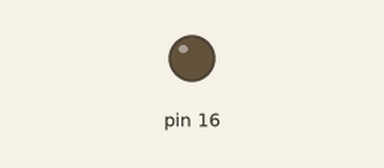
Recording of a sketch running on a simulated Arduino Uno, built with avr-gcc and run on an emulated ATmega328P. On the bench: output pins drawn as LEDs (lit = HIGH).

Above: at 2.5 s.
At 6.5 s:
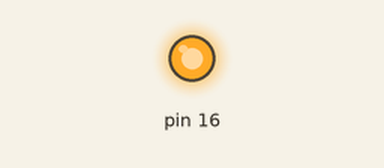
Timing chart, 0 to 10.4 s (numbered marks = the images above):
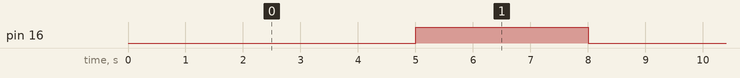

The sketch:

riley.ino
```cpp
void setup(){
  Serial.begin(115200);
  pinMode(16,OUTPUT);
  digitalWrite(16, 1);
}

void loop (){
  digitalWrite(16,0);
  delay (5000);
  digitalWrite(16, 1);
  delay (3000);
}
```

Measured:
- by itself, pin 16: alternates HIGH for 3.0 s and LOW for 5.0 s
